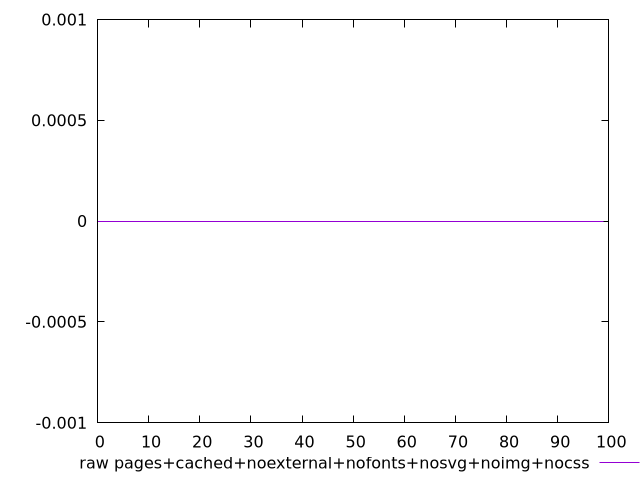

The script that saved this image:
$_rawPagesCachedNoexternalNofontsNosvgNoimgNocss <<EOF
0 0
1 0
2 0
3 0
4 0
5 0
6 0
7 0
8 0
9 0
10 0
11 0
12 0
13 0
14 0
15 0
16 0
17 0
18 0
19 0
20 0
21 0
22 0
23 0
24 0
25 0
26 0
27 0
28 0
29 0
30 0
31 0
32 0
33 0
34 0
35 0
36 0
37 0
38 0
39 0
40 0
41 0
42 0
43 0
44 0
45 0
46 0
47 0
48 0
49 0
50 0
51 0
52 0
53 0
54 0
55 0
56 0
57 0
58 0
59 0
60 0
61 0
62 0
63 0
64 0
65 0
66 0
67 0
68 0
69 0
70 0
71 0
72 0
73 0
74 0
75 0
76 0
77 0
78 0
79 0
80 0
81 0
82 0
83 0
84 0
85 0
86 0
87 0
88 0
89 0
90 0
91 0
92 0
93 0
94 0
95 0
96 0
97 0
98 0
99 0
EOF
set key outside below
set terminal pngcairo
set output "report_00006_2020-11-02T20-21-41.718Z/total-blocking-time/pages+cached+noexternal+nofonts+nosvg+noimg+nocss//raw.png"
set yrange [-0.001:0.001]
plot $_rawPagesCachedNoexternalNofontsNosvgNoimgNocss title "raw pages+cached+noexternal+nofonts+nosvg+noimg+nocss" with line ,
